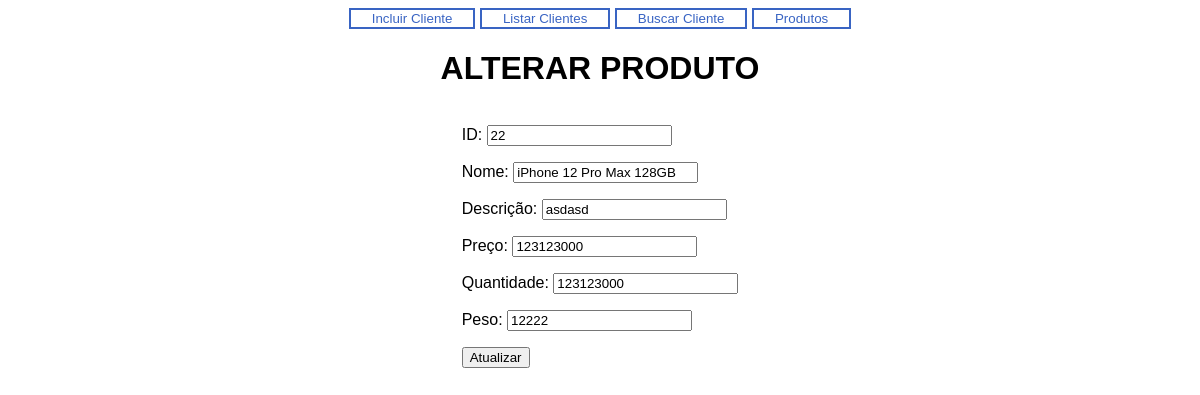
Screenshot of /AV1/alterar_produto.php?origin=produtos.php&id_atualizar=22 with the database file from the repository.
### tables this page shows
CREATE TABLE `produtos` (
  `id` tinyint(3) UNSIGNED NOT NULL,
  `cod_de_barras` varchar(13) NOT NULL,
  `nome` varchar(60) NOT NULL,
  `fabricante` varchar(20) NOT NULL,
  `categoria` varchar(20) NOT NULL,
  `tipo_produto` varchar(20) NOT NULL,
  `preco` float UNSIGNED NOT NULL,
  `quantidade` int(10) UNSIGNED NOT NULL,
  `peso` int(10) UNSIGNED NOT NULL,
  `descricao` varchar(700) NOT NULL,
  `data_inclusao` date NOT NULL,
  `status` tinyint(1) NOT NULL
);

### AV1/alterar_produto.php (the view, shortened to what this page needs)
<?php
  include("dbconnect.php");
?>
<!DOCTYPE html>
<html lang="pt-br">
<head>
  <link rel="stylesheet" href="style.css">
</head>
<body>
<main>
  <div class="botoes">
    <button><a href="incluir.php">Incluir Cliente</a></button>
    <button><a href="listar.php">Listar Clientes</a></button>
    <button><a href="buscar.php">Buscar Cliente</a></button>
    <button><a href="produtos.php">Produtos</a></button>
  </div>
  <h1>ALTERAR PRODUTO</h1>
  <?php
    if (isset($_GET["id_atualizar"]))
    {
      $id_query = $_GET["id_atualizar"];
      $query = mysqli_query($link, "SELECT * FROM produtos WHERE id = $id_query");
      $dados = mysqli_fetch_array($query);
      $nome = $dados['nome'];
      $descricao = $dados['descricao'];
      $preco = $dados['preco'];
      $quantidade = $dados['quantidade'];
      $peso = $dados['peso'];
      $id = $dados['id'];
    }
  ?>
  <form action="alterar_produto.php" method="post">
    <p>ID: <input type="number" name="id" maxlength="3" value="<?php echo $id; ?>" readonly></p>
    <p>Nome: <input type="text" name="nome" maxlength="20" value="<?php echo $nome; ?>" required></p>
    <p>Descrição: <input type="text" name="descricao" maxlength="100" value="<?php echo $descricao; ?>" required></p>
    <p>Preço: <input type="number" name="preco" maxlength="10" value="<?php echo $preco; ?>" required></p>
    <p>Quantidade: <input type="number" name="quantidade" maxlength="3" value="<?php echo $quantidade; ?>" required></p>
    <p>Peso: <input type="number" name="peso" value="<?php echo $peso; ?>" required></p>
    <input type="submit" name="atualizar" value="Atualizar">
  </form>
</main>
</body>
</html>

### AV1/style.css (style rules this page uses)
main { display: flex; flex-direction: column; align-items: center; justify-content: center; }
.botoes { flex-direction: row; }
button a { text-decoration: none; color: #3964c3; padding: 15px; }
.botoes button { background: none; border: 2px solid #3964c3; }

### rows the page displays
produtos: id "22", nome "iPhone 12 Pro Max 128GB", descricao "asdasd", preco "123123000", quantidade "123123000", peso "12222"
